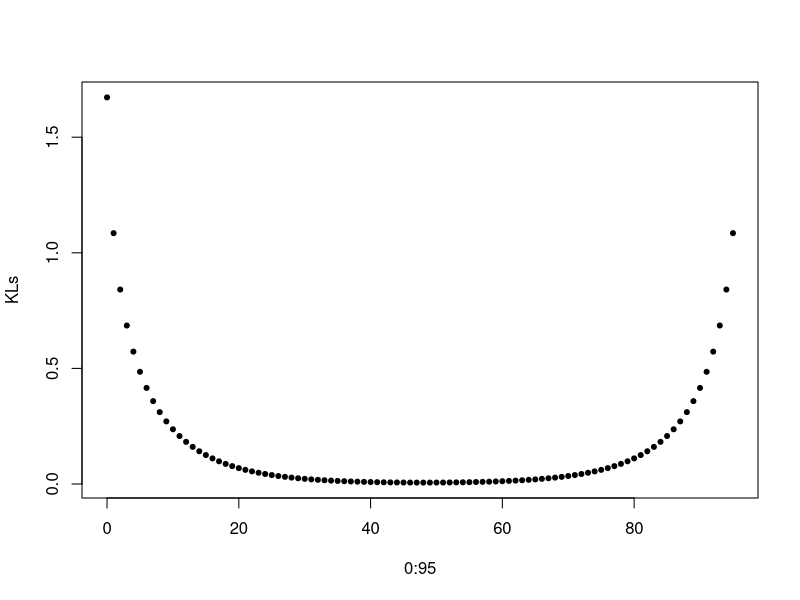

Reproduce this figure in R.
# covariance function for section 5.2: single latitude
# Sat Oct 27 11:23:01 2018 ------------------------------
library(dplyr)
library(ggplot2)

# covariance function for a single latitude band
# N should be fixed at 96 all through the calculation
# l is longitudinal lag, ranges from 0 to 2*pi*(N-2)/N, sysmmetric about pi
KL_l <- function(phi, alpha, nu, l, N = 96) {
  # spectral density
  fL_c <- sapply(0:(N-1), function(c) {
    phi/((alpha^2 + 4*(sin(c/N*pi))^2)^(nu+1/2))
  })
  mean(fL_c*cos(l*(0:(N-1))))
}
# check the sysmetry initially 
l <- 2*pi*seq(0, 95)/96
KLs <- sapply(l, function(x) {KL_l(phi = 1, alpha = 0.1, nu = 0.1, l = x)})
plot(0:95, KLs, pch = 20)

# function for getting Sigmas in temporal structure, assuming axially symmetry
Sigmas <- function(phi, alpha, nu, N = 96) {
  entries <- combn(0:(N-1), m = 2)
  covs <- apply(entries, 2, function(x) {KL_l(phi = phi, alpha = alpha, nu = nu, l = abs(x[1]-x[2])*2*pi/N)})
  mat <- matrix(0, ncol = N, nrow = N)
  mat[lower.tri(mat)] <- covs
  mat <- mat + t(mat)
  diag(mat) <- KL_l(phi = phi, alpha = alpha, nu = nu, l = 0)
  return(mat)
}

# function for calculating Sigma for a single latitude band
# landfrac: a vector of length N including all land fractions in the latitude band
# phi, alpha, and nu are parameters in spectral density
# psis = c(psi0, psi1) (water and land coefficients)
Sigma <- function(phi, alpha, nu, psis, landfrac, T.len = 15, N = 96) {
  sigmas <- Sigmas(phi = phi, alpha = alpha, nu = nu)
  Psi <- diag(sapply(landfrac, function(x) {psis[x+1]}))
  # considering speed, calculate these only once, but may have memory issue
  temps <- array(NA, dim = c(N, N, T.len))
  temps[,,1] <- sigmas
  for (i in 2:T.len) {
    temps[,,i] <- (Psi^(i-1)) %*% sigmas %*% (Psi^(i-1)) 
  }
  mat <- matrix(0, ncol = T.len*N, nrow = T.len*N)
  for (i in 1:T.len) {
    for (j in i:T.len) {
      if(i == j) {
        mat[(N*(i-1)+1):(N*i), (N*(j-1)+1):(N*j)] <- apply(temps[,,1:i], 1:2, sum)
      } else { # j > i
        mat[(N*(i-1)+1):(N*i), (N*(j-1)+1):(N*j)] <- apply(temps[,,(j-i+1):j], 1:2, sum) 
        mat[(N*(j-1)+1):(N*j), (N*(i-1)+1):(N*i)] <- apply(temps[,,(j-i+1):j], 1:2, sum)
      }
    }
  }
  return(mat)
}


